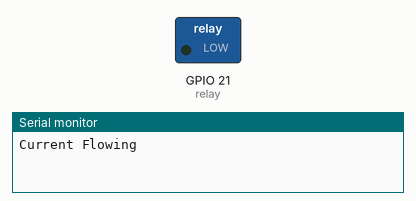
Recording of a sketch running on a simulated ESP32. Shown: switched loads named in the sketch (green lamp = pin HIGH), the last lines printed to the serial monitor.

Above: at 5.0 s.
At 15.0 s:
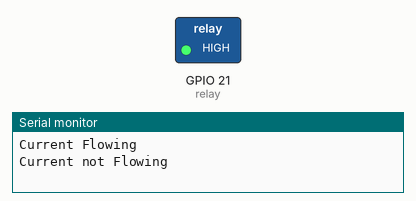
Timing chart, 0 to 26.0 s (numbered marks = the images above):
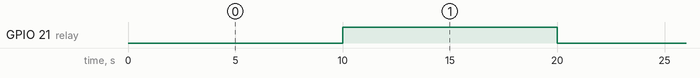

The sketch:

test.ino
```cpp
// (licence header left out)
const int relay = 21;

void setup() {
  Serial.begin(115200);
  pinMode(relay, OUTPUT);
}

void loop() {
  // Normally Open configuration, send LOW signal to let current flow
  // (if you're usong Normally Closed configuration send HIGH signal)
  digitalWrite(relay, LOW);
  Serial.println("Current Flowing");
  delay(10000);

  // Normally Open configuration, send HIGH signal stop current flow
  // (if you're usong Normally Closed configuration send LOW signal)
  digitalWrite(relay, HIGH);
  Serial.println("Current not Flowing");
  delay(10000);
}
```

Measured:
- by itself, GPIO 21 (relay): alternates HIGH for 10.0 s and LOW for 10.0 s
